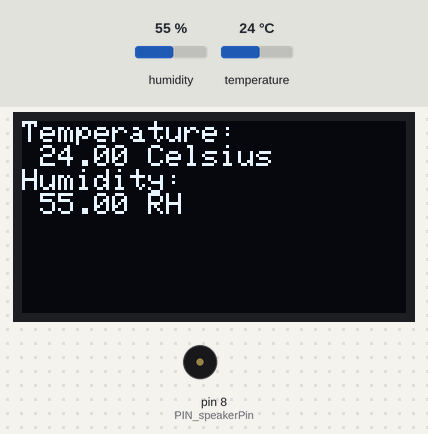
Bench run of a sketch on a simulated Arduino Uno, built with avr-gcc and run on an emulated ATmega328P. Parts: 128×64 one-colour display, buzzer (waves = sounding). The inputs (shaded band) are chosen by the test bench; at power-on: temperature 24 °C, humidity 55 %. The display library's start-up logo is not drawn; what the sketch prints to the serial monitor is not drawn.

Above: at 6.2 s.
6.3 s: temperature set to 26 °C
At 8.9 s:
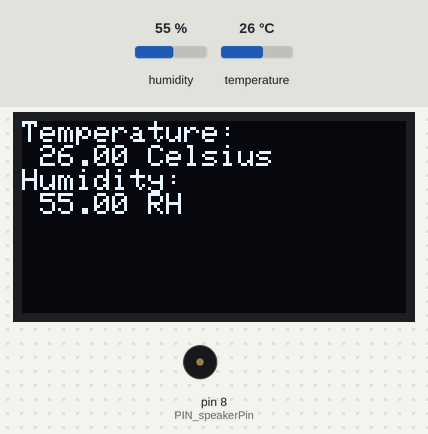
9.3 s: temperature set to 29 °C
At 10.2 s:
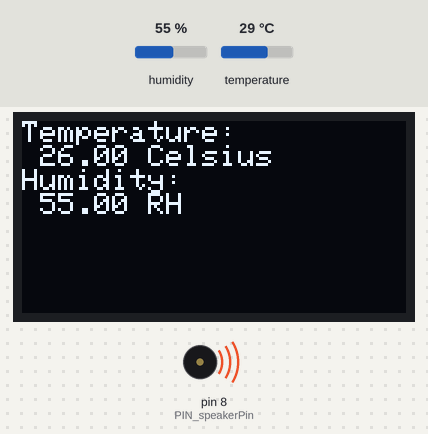
15.3 s: humidity set to 22 %
At 17.2 s:
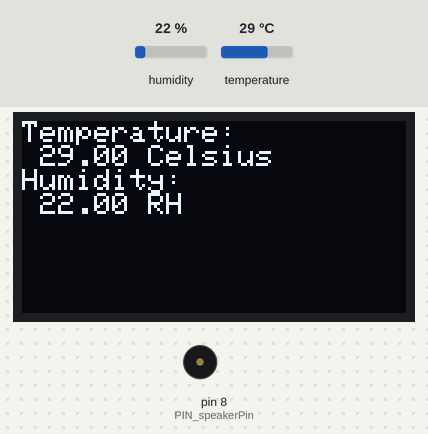
20.3 s: humidity set to 40 %
At 23.5 s:
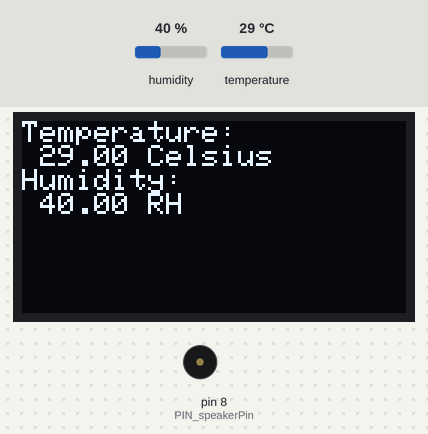
Timing chart, 0 to 27.5 s (numbered marks = the images above; inputs shaded):
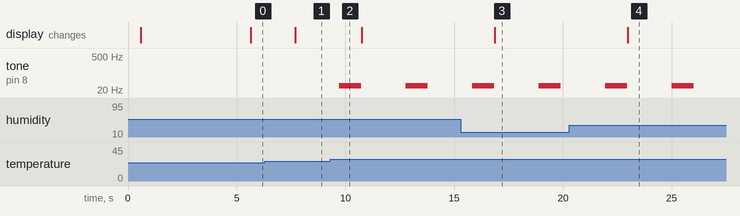

Measured:
- the behaviour switches between 27 and 28 °C on temperature (found by bisection; images 1 and 2)
- after the input at 6.3 s, the display: changes after 1.4 s (image 1)
- after the input at 9.3 s, tone on pin 8 (PIN_speakerPin): alternates 30 Hz for 1.0 s and silent for 2.1 s, starting after 0.43 s
- after the input at 15.3 s, the display: changes after 1.6 s (image 3)
- after the input at 20.3 s, the display: changes after 2.7 s (image 4)

The sketch:

experimen_3.ino
```cpp
#include <DHT.h>
#include <SPI.h>
#include <Wire.h>
#include <Adafruit_GFX.h>
#include <Adafruit_SSD1306.h>
float str1,str2;
int start;
#define OLED_D0  7
#define OLED_D1   6
#define OLED_RES 5
#define OLED_DC    4
#define OLED_CS    3


#define PIN_DHT11 12

#define PIN_speakerPin 8
DHT dht(PIN_DHT11, DHT11);
//Adafruit_SSD1306 display(OLED_MOSI, OLED_CLK, OLED_DC, OLED_RESET, OLED_CS);
Adafruit_SSD1306 display(OLED_D1, OLED_D0, OLED_DC, OLED_RES, OLED_CS);
#define NUMFLAKES 10
#define XPOS 0
#define YPOS 1
#define DELTAY 2

void setup()
{
  Serial.begin(9600);
  pinMode(PIN_speakerPin, OUTPUT);
  Wire.begin();
  dht.begin();
  display.begin(SSD1306_SWITCHCAPVCC);//初始化
  display.display();
  display.clearDisplay();
  delay(500);
  display.setTextSize(1);
  display.setTextColor(WHITE);
  display.setCursor(0,0);
   display.print("person_1:");
  display.println("chenhaoming");
  display.print("person_2:");
  display.println("jiangwentian ");
  display.display();//显示出来
  delay(3000);
  display.clearDisplay();
}
void loop()
{
  display.setTextSize(1);
  display.setTextColor(WHITE);
  display.setCursor(0,0);
  delay(2000);
  float h = dht.readHumidity();//读湿度
  float t = dht.readTemperature();//读温度，默认为摄氏度
  Serial.print("Humidity: ");
  Serial.println(h);
  Serial.print("Temperature: ");
  Serial.println(t);

  if (t>=28){
//    蜂鸣器
    Serial.println("wWAWAWAWAWW");
    tone(PIN_speakerPin,30);
    delay(1000);
    noTone(PIN_speakerPin);
//    digitalWrite(PIN_speakerPin,LOW);
//    delay(1000);
//    digitalWrite(PIN_speakerPin,HIGH);
  }


  display.println("Temperature:");
  String  temperature=" ";
  temperature+=t;
  temperature+=" Celsius";
  display.println(temperature);
  display.println("Humidity: ");
  String humidity=" ";
  humidity+=h;
  humidity+=" RH";
  display.println(humidity);

//  display.println(temperature);
//  display.println(humidity);
//  display.println();
  display.display();//显示出来
  display.clearDisplay();
}
```
